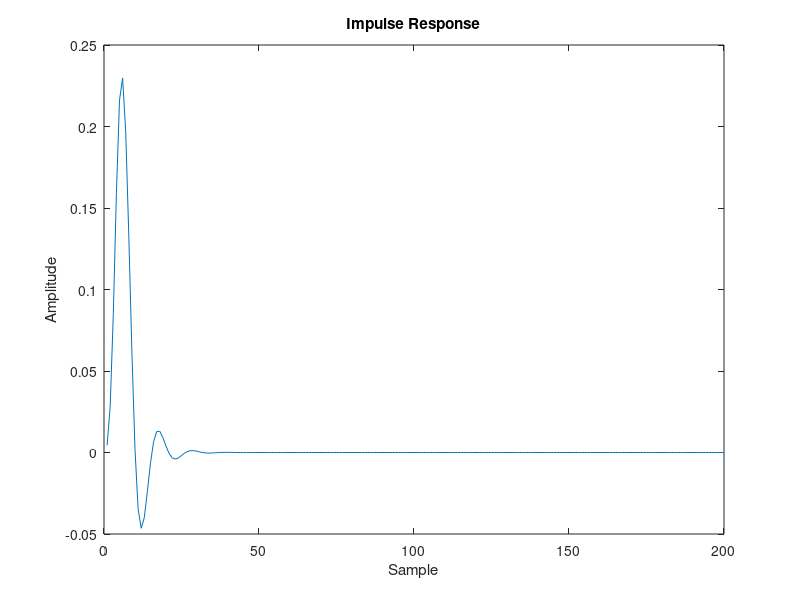
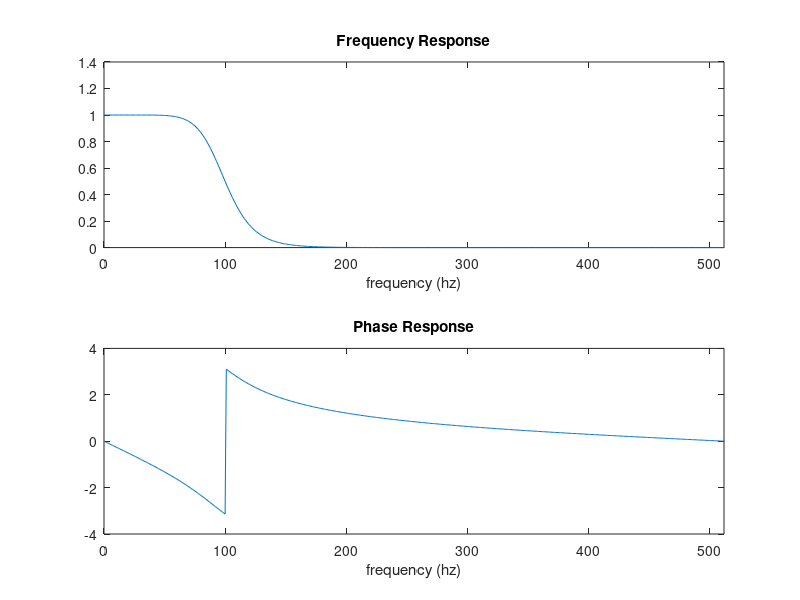
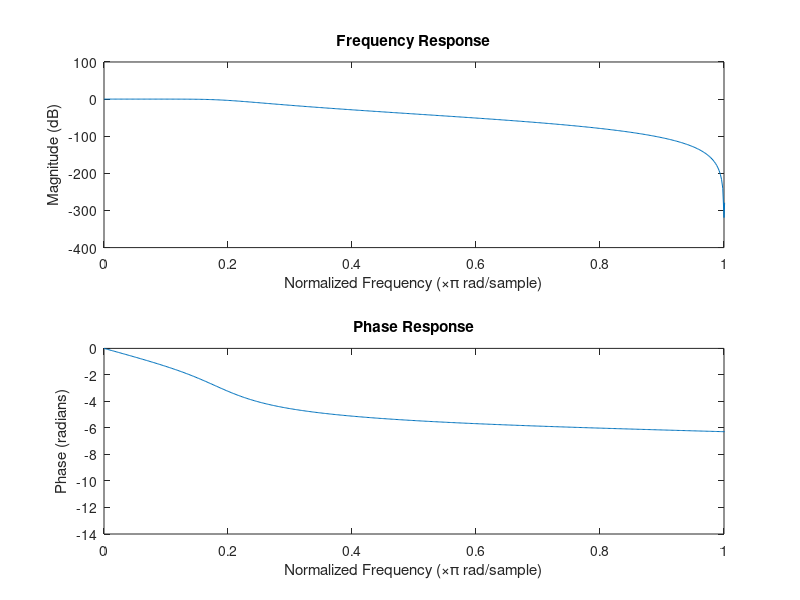
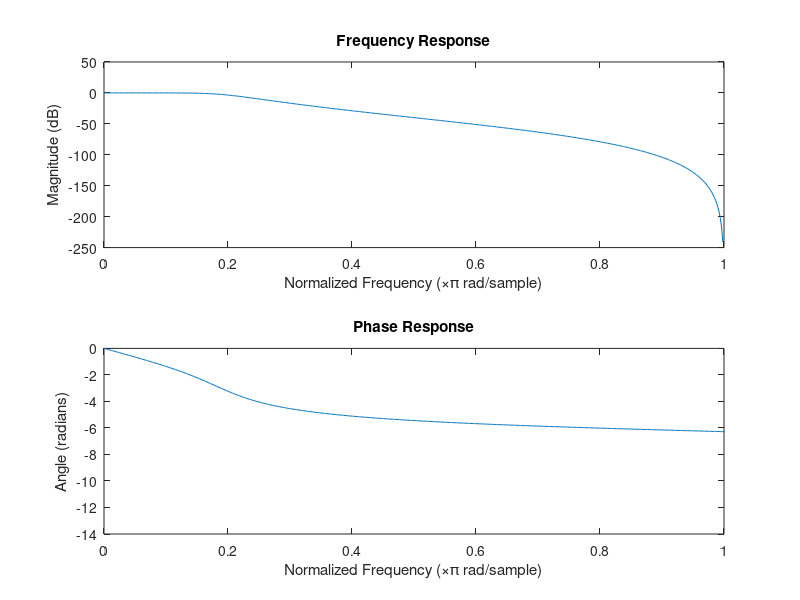

Reproduce these figures in MATLAB, in order.
%% Butterworth filter

% Sample time series data
fs = 1024; % Sampling frequency (Hz)

% Design a low-pass Butterworth IIR filter
order = 4; % Filter order
cutoff = 100; % Cutoff frequency (Hz)
[b, a] = butter(order, cutoff/(fs/2)); % Butterworth filter design


% Generate an impulse function

impulseX = [1, zeros(1, 199)];


% Filter the impulse function
impulse_response = filter(b, a, impulseX);


% Plot the impulse response
figure;
plot(impulse_response);
title('Impulse Response');
xlabel('Sample');
ylabel('Amplitude');

%% SHOW THAT IT DOESN't go to zero!

%% Compute the frequency response using DFT
N = 1024;
H = fft(impulse_response, N);

% how we know it: 
figure;
subplot(211);
plot((0:N-1), real(H).^2 + imag(H).^2);
xlim([0 512]);  % Nyquist
title('Frequency Response');
xlabel('frequency (hz)')
% Compute and plot the phase response
subplot(2,1,2);
plot((0:N-1),  angle(H));
xlim([0 512]);  % Nyquist
title('Phase Response');
xlabel('frequency (hz)')

% note: mention the discontinuity!

%% normalizations...

w = 2*pi*(0:N-1)./N; % Frequency vector w = 2*pi*f
decibel_power = 20*log10(abs(H)); % compute power in decibel
% Plot the magnitude response
figure;
subplot(2,1,1);
plot(w/pi, decibel_power);
title('Frequency Response');
xlabel('Normalized Frequency (\times\pi rad/sample)')
ylabel('Magnitude (dB)');
xlim([0 1])

subplot(2,1,2);
plot(w/pi,  unwrap(angle(H)));
xlabel('Normalized Frequency (\times\pi rad/sample)')
ylabel('Phase (radians)');
title('Phase Response');
xlim([0 1])

%% using freqz and phasez

[H2, w] = freqz(b, a, fs, 'whole');
figure;
subplot(211);
plot(w/pi,20*log10(abs(H2)));
title('Frequency Response');
xlabel('Normalized Frequency (\times\pi rad/sample)')
ylabel('Magnitude (dB)');
xlim([0 1])

[PHI, w] = phasez(b, a, fs, 'whole');

subplot(212);
plot(w/pi,PHI);
title('Phase Response');
xlabel('Normalized Frequency (\times\pi rad/sample)')
ylabel('Angle (radians)');
xlim([0 1])

%% filtfilt function

% Generate an impulse function
impulseX = [1, zeros(1, 199)];

% Filter the impulse function using filter
impulse_response = filter(b, a, impulseX);

% Filter the impulse function using filtfilt
impulse_response_filtfilt = filtfilt(b, a, impulseX);

% Plot the impulse responses
figure;
subplot(2,1,1);
plot(impulse_response);
title('Impulse Response using filter');
xlabel('Sample');
ylabel('Amplitude');

subplot(2,1,2);
plot(impulse_response_filtfilt);
title('Impulse Response using filtfilt');
xlabel('Sample');
ylabel('Amplitude');

% Show that the filtfilt response does not shift in time
figure;
plot(impulse_response, 'b', 'DisplayName', 'filter');
hold on;
plot(impulse_response_filtfilt, 'r', 'DisplayName', 'filtfilt');
title('Comparison of Impulse Responses');
xlabel('Sample');
ylabel('Amplitude');
legend;
hold off;

%% filter a signal

N = 1024; % Number of points for DFT
x = 0:1/fs:(N-1)/fs; % Time vector
signal = sin(2*pi*50*x) + sin(2*pi*120*x) + 2*rand(1,length(x)); % Sample signal with two frequencies (50 Hz and 120 Hz)

% Apply the IIR filter to the signal
y = filter(b, a, signal);

% Apply the filtfilt function to the signal
y_filtfilt = filtfilt(b, a, signal);

% Plot the original and filtered signals
figure;
subplot(3,1,1);
plot(x, signal);
title('Original Signal');
xlabel('Time (s)');
ylabel('Amplitude');

subplot(3,1,2);
plot(x, y);
title('Filtered Signal using filter');
xlabel('Time (s)');
ylabel('Amplitude');

subplot(3,1,3);
plot(x, y_filtfilt);
title('Filtered Signal using filtfilt');
xlabel('Time (s)');
ylabel('Amplitude');
%%
% Plot the original and filtered signals on top of each other
figure;
plot(x, signal, 'k', 'DisplayName', 'Original Signal'); % Original signal in black
hold on;
plot(x, y, 'b', 'DisplayName', 'Filtered Signal (filter)'); % Filtered signal using filter in blue
plot(x, y_filtfilt, 'r', 'DisplayName', 'Filtered Signal (filtfilt)'); % Filtered signal using filtfilt in red
title('Comparison of Original and Filtered Signals');
xlabel('Time (s)');
ylabel('Amplitude');
legend;
hold off;
xlim([0 0.2]);

%% homework (start in class)
% create a signal and filter it with a  6th order low-pass butterworth filter

% characterize the impulse response of the filter

% filter EEG with a 6th order low-pass butterworth filter

% repeat this using fieldtrip's ft_preprocessing function/mne-python
% mne.filter.filter_data

%%
% read in meg 
% compute the spectrogram per channel with FFT
% screen continuous data for first quality check
% cut generously into trials
% mark moments of artifacts in trials and remaining data

% artifact definition should be in sample points of the recording

% have one dataset with trials as words
% keep track of the trialinfo (what word/odd or even/ modality/ category)

